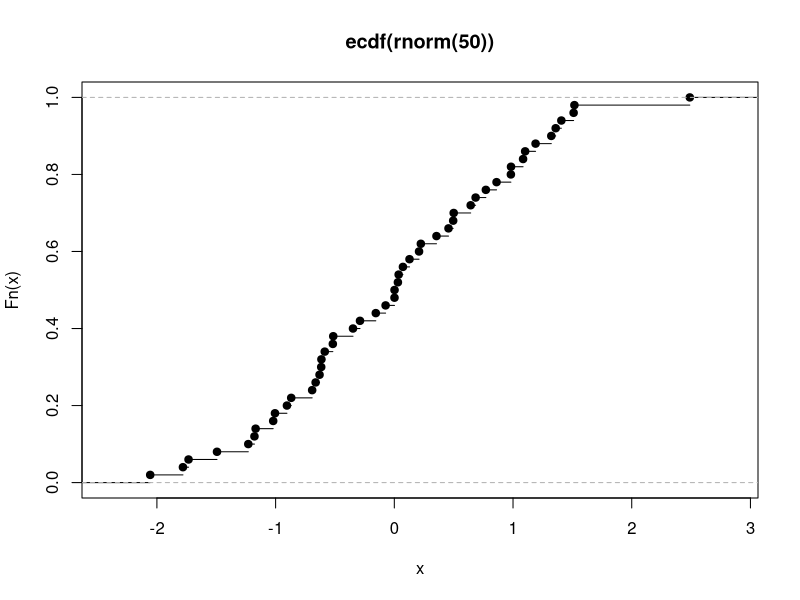

Recreate this plot in R.
### ENVIRONMENTS AND FUNCTIONS ###

# Environment
an_environment <- new.env()

# Assigning variables into new environments

an_environment[["yarana"]] <- c(25,22,19,11)
an_environment$vishal <- c(12,1,3,15,67)
# The assign function takes an optional environment argument that can be used to specify where the variable is stored

assign(
  "FullMoonday",
  weekdays(as.Date("2002/12/24")),
  an_environment
)

# Accessing variables from environment

an_environment[["yarana"]]
an_environment$vishal
get("FullMoonday", an_environment)


# The ls and ls.str functions also take an environment argument, allowing you to list their contents:

ls(envir = an_environment)

ls.str(envir = an_environment)


# We can test to see if a variable exists in an environment using the exists function:

exists("yarana", an_environment)


# Conversion from environment to list and back again uses the functions, as.list and as.environment

a_list <- as.list(an_environment)
a_list

as.environment(a_list)

# list2env function also work as as.environment function
list2env(a_list)


# All environments are nested, meaning that they must have a parent environment
# By default, the exists and get functions will also look for variables in the parent environments.
# Pass inherits = FALSE to them to change this behavior so that they will only look in the environment that you've specified:

nested_environment <- new.env(parent = an_environment)
exists("yarana", nested_environment)

exists("yarana", nested_environment, inherits = FALSE)

ls()
ls(an_environment)

non_stormers <<- c(3, 7, 8, 13, 17, 18, 21)
get("non_stormers", envir = globalenv())
head(ls(envir = baseenv()), 20)


### Creating and Calling Functions ###

# function to calculate the length of the hypotenuse of a right-angled triangle
Hypotenuse <- function(x,y){
  sqrt(x^2 + y^2)
}
Hypotenuse(3,4)

# Same as above
Hypotenuse <- function(x,y) sqrt(x^2 + y^2)
Hypotenuse(13,15)
Hypotenuse(x = 4, y = 3)
Hypotenuse(y = 4, x = 3)

# We can also pass value of arguments in function
Hypotenuse <- function(x = 5, y = 6) sqrt(x^2 + y^2)
Hypotenuse()


# formals() is used to retrieve arguments of the function in list form
formals(Hypotenuse)

# args used to retrieve arguments of the function in list form in human readable form
args(Hypotenuse)

# formalArgs returns a character vector of the names of the arguments
formalArgs(Hypotenuse)

# body() of a function is retrieved using the body function
body_of_function <- body(Hypotenuse)
body_of_function


# deparse() function is used find functions that call another function
deparse(Hypotenuse)
deparse(body_of_function)

# The following function, normalize, scales a vector
normalize <- function(x, m = mean(x), s = sd(x)){
  (x-m)/s
}

normalized <- normalize(c(1, 3, 6, 10, 15))

mean(normalized)
sd(normalized)

# If any elements of a vector are missing, then by default, mean and sd will both return NA
normalize(c(1, 3, 6, 10, NA))

# To avoid above situation we can use rm.na = TRUE argument in our function
normalize <- function(x, m = mean(x, na.rm = TRUE), s = sd(x, na.rm = TRUE)){
  (x-m)/s
}

normalize(c(1,2,3,4,NA))

# do.call function provides an alternative syntax for calling other functions
do.call(Hypotenuse, list(x = 3, y = 4))


# most common use case for do.call is with rbind
dfr1 <- data.frame(x = 1:5, y = rt(5, 1))
dfr2 <- data.frame(x = 6:10, y = rf(5, 1, 1))
dfr3 <- data.frame(x = 11:15, y = rbeta(5, 1, 1))

do.call(rbind, list(dfr1, dfr2, dfr3))        #same as rbind(dfr1, dfr2, dfr3)


# It is not compulsory to include function first
menage <- c(1, 0, 0, 1, 2, 13, 80)
mean(menage)

mean(c(1, 0, 0, 1, 2, 13, 80))


# We can also pass function anonymously
X_plus_y <- function(x, y) x+y
do.call(X_plus_y, list(1:5, 6:10))
do.call(function(x, y) x+y , list(1:5,6:10))


# The ecdf function returns the empirical cumulative distribution function of a vector
(emp_cum_dist_fn <- ecdf(rnorm(50)))

is.function(emp_cum_dist_fn)

plot(emp_cum_dist_fn)


### Variable Scope ###
f <- function(x){
  y <- 1
  g <- function(x){
    (x+y)/2
  }
  g(x)
}
f(sqrt(5))
f(5)

# 
h <- function(x)
{
  x * y
}

y <- 16
h(9)

# 
h2 <- function(x)
{
  if(runif(1) > 0.5) y <- 12
  x * y                           # y is defined locally or globally
}

replicate(10, h2(9))            # when runif return o-0.5 then y=12 is used if not y=16 is used 


### QUESTIONS ###

# 1 What is another name for the global environment?
# workspace

# 2 How would you convert a list to an environment?
# as.environment() function is used to covert list into an environment
yash_env <- new.env()
yash_env[["vishal"]] <- c(1,2,3,4,5,6)
yash_env$yarana <- c(6,4,3,2,1,7)

assign("Birthday",
       weekdays(as.Date("24/12/2002")),
       yash_env)

as.list(yash_env)

list_yash <- as.list(yash_env)
list_yash

as.environment(list_yash)


# 3 How do you print the contents of a function to the console?
# By just typing the name of function
h

# 4 Name three functions that tell you the names of the formal arguments of a function.
# formals , args , formalArgs

fun <- function(x,y){
  x+y
}

formalArgs(fun)        #  vector
args(fun)           # human readable form
formals(fun)             # List form
argsAnywhere(fun)
?argsAnywhere


# 5 What does the do.call function do?
# do.call function provides an alternative syntax for calling other functions
do.call(fun, list(x=1, y=2))
# most common use case for do.call is with rbind
data <- data.frame(x = 1:5, y = rep(1,5))
data2 <- data.frame(1:5, rep(1,5))
data3 <- data.frame(seq(5), rep(1,5))

do.call(rbind, c(data, data2, data3))

do.call(function(x,y) x+y , list(x=1, y=2))


# 6 Create a new environment named multiples_of_pi. Assign these variables into the environment:
#1. two_pi, with the value 2 * ??, using double square brackets
#2. three_pi, with the value 3 * ??, using the dollar sign operator
#3. four_pi, with the value 4 * ??, using the assign function List the contents of the environment, along with their values. 

multiples_of_pi <- new.env()

multiples_of_pi[["two_pi"]] <- 2*pi
multiples_of_pi$three_pi <- 3*pi
assign("four_pi",
       4*pi,
       multiples_of_pi)

list_pi_multiple <- as.list(multiples_of_pi)
list_pi_multiple



# 7 Write a function that accepts a vector of integers (for simplicity, you don't have to
# worry about input checking) and returns a logical vector that is TRUE whenever the
# input is even, FALSE whenever the input is odd, and NA whenever the input is non-
# finite (nonfinite means anything that will make is.finite return FALSE: Inf, -Inf,
# NA, and NaN). Check that the function works with positive, negative, zero, and non-
# finite inputs.

checker <- function(x){
  (x%%2)==0
}
checker(c(4, NA, NaN, 5, 1:5))


# 8 Write a function that accepts a function as an input and returns a list with two elements:
# an element named args that contains a pairlist of the input's formal 
# arguments, and an element named body that contains the input's body. Test it by
# calling the function with a variety of inputs.

args_and_body <- function(fn){
  list(arguments = formals(fn), body = body(fn))
}

args_and_body(mean)
args_and_body(var)
args_and_body(rbind)
args_and_body(checker)
              